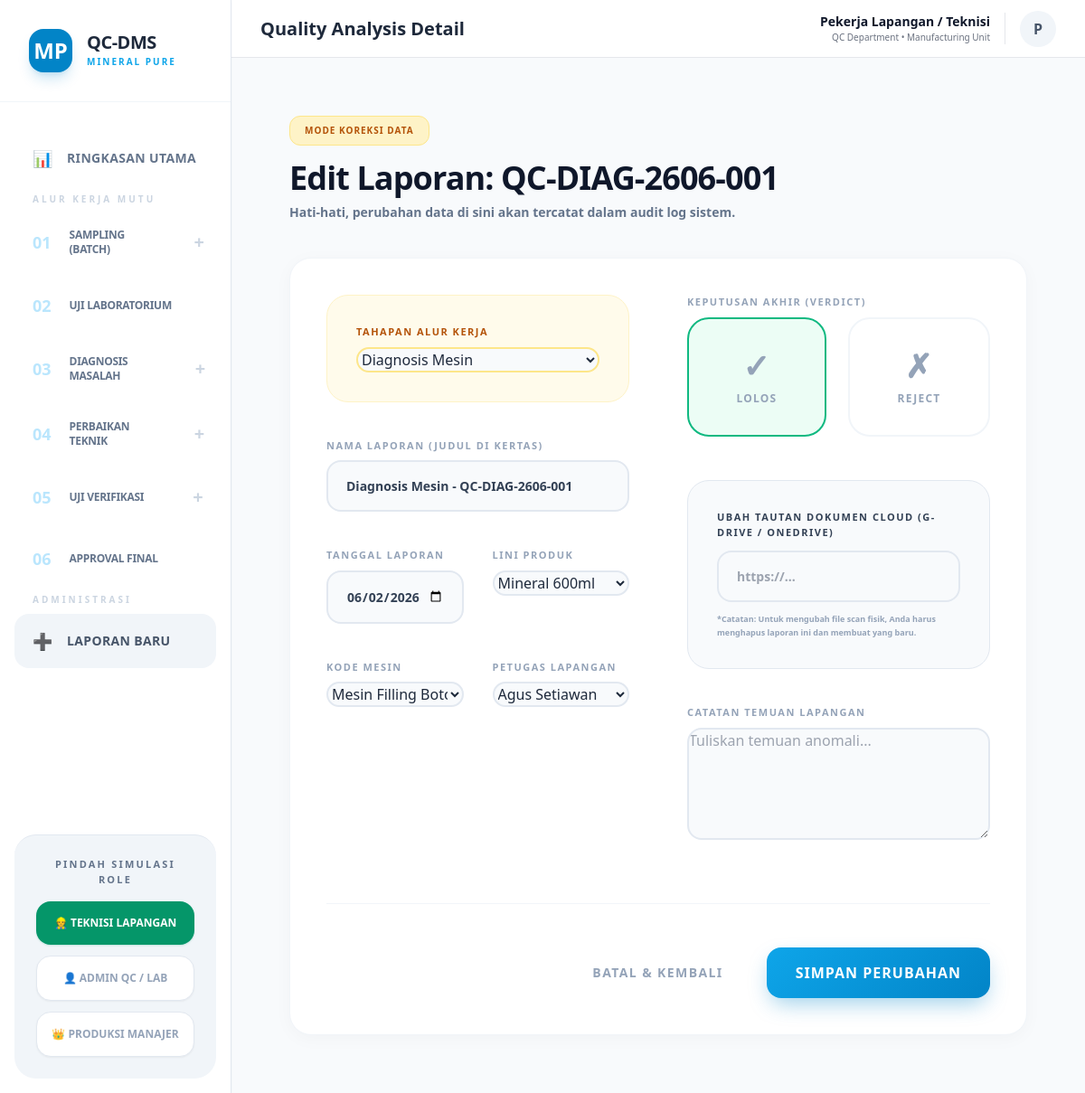
Page /edit.php?id=22 on the committed database.
### tables this page shows
CREATE TABLE documents (
        id INTEGER PRIMARY KEY AUTOINCREMENT,
        no_dokumen TEXT UNIQUE,
        nama_dokumen TEXT,
        produk TEXT,
        jenis TEXT,
        tanggal TEXT,
        inspector TEXT,
        machine_id TEXT,
        admin_entry_name TEXT,
        status TEXT,
        approval_status TEXT DEFAULT 'Waiting Approval',
        approved_by TEXT,
        link TEXT,
        deskripsi TEXT,
        folder_path TEXT,
        parent_doc_id INTEGER,
        ph TEXT,
        tds TEXT,
        kekeruhan TEXT
    , file_path TEXT, external_link TEXT);

CREATE TABLE machines (
        id INTEGER PRIMARY KEY AUTOINCREMENT,
        nama_mesin TEXT UNIQUE
    );

CREATE TABLE inspectors (
        id INTEGER PRIMARY KEY AUTOINCREMENT,
        nama_inspector TEXT UNIQUE
    );

### edit.php (the view, shortened to what this page needs)
<?php
require 'db.php';
$id = $_GET['id'];
$stmt = $pdo->prepare("SELECT * FROM documents WHERE id = ?");
$stmt->execute([$id]);
$doc = $stmt->fetch(PDO::FETCH_ASSOC);
$machines = $pdo->query("SELECT nama_mesin FROM machines ORDER BY nama_mesin")->fetchAll(PDO::FETCH_ASSOC);
$inspectors = $pdo->query("SELECT nama_inspector FROM inspectors ORDER BY nama_inspector")->fetchAll(PDO::FETCH_ASSOC);
$step_mapping = ['Catatan_Batch', 'Uji_Lab', 'Diagnosis_Mesin', 'Laporan_Perbaikan', 'Uji_Ulang', 'Approval_Manager'];
?>
<!DOCTYPE html>
<html lang="id">
<head>
    <script src="https://cdn.tailwindcss.com"></script>
</head>
<body class="text-slate-800">
    <?php $current_page = 'index.php'; include 'sidebar.php'; ?>
    <div class="p-4 md:p-8 max-w-6xl mx-auto w-full">
        <div class="mb-10">
            <div class="inline-block px-4 py-2 bg-amber-100 text-amber-700 rounded-xl text-[10px] font-black uppercase tracking-widest mb-4 border border-amber-200">Mode Koreksi Data</div>
            <h1 class="text-3xl md:text-4xl font-extrabold tracking-tight text-slate-900 drop-shadow-sm">Edit Laporan: <?= htmlspecialchars($doc['no_dokumen']) ?></h1>
            <p class="text-sm font-bold text-slate-500 mt-2">Hati-hati, perubahan data di sini akan tercatat dalam audit log sistem.</p>
        </div>
        <form action="" method="POST" class="form-card">
            <div class="grid grid-cols-1 lg:grid-cols-2 gap-8 lg:gap-16">
                <div class="space-y-10">
                    <div class="bg-amber-50 p-6 md:p-8 rounded-3xl border border-amber-100">
                        <label class="text-amber-700">Tahapan Alur Kerja</label>
                        <select name="jenis" id="jenisSelect" required class="border-amber-200 focus:border-amber-500">
                            <?php foreach ($step_mapping as $val): ?>
                                <option value="<?= $val ?>" <?= ($doc['jenis'] == $val) ? 'selected' : '' ?>><?= str_replace('_', ' ', $val) ?></option>
                            <?php endforeach; ?>
                        </select>
                    </div>
                    <div>
                        <label>Nama Laporan (Judul di Kertas)</label>
                        <input type="text" name="nama_dokumen" value="<?= htmlspecialchars($doc['nama_dokumen']) ?>" required>
                    </div>
                    <div class="grid grid-cols-1 sm:grid-cols-2 gap-6 md:gap-8">
                        <div>
                            <label>Tanggal Laporan</label>
                            <input type="date" name="tanggal" value="<?= htmlspecialchars($doc['tanggal']) ?>" required>
                        </div>
                        <div>
                            <label>Lini Produk</label>
                            <select name="produk" required>
                                <option value="Mineral_600ml" <?= ($doc['produk'] == 'Mineral_600ml') ? 'selected' : '' ?>>Mineral 600ml</option>
                            </select>
                        </div>
                    </div>
                    <div class="grid grid-cols-1 sm:grid-cols-2 gap-6 md:gap-8">
                        <div>
                            <label>Kode Mesin</label>
                            <select name="machine_id" required>
                                <?php foreach ($machines as $m): ?>
                                    <option value="<?= $m['nama_mesin'] ?>" <?= ($doc['machine_id'] == $m['nama_mesin']) ? 'selected' : '' ?>><?= $m['nama_mesin'] ?></option>
                                <?php endforeach; ?>
                            </select>
                        </div>
                        <div>
                            <label>Petugas Lapangan</label>
                            <select name="inspector" required>
                                <?php foreach ($inspectors as $i): ?>
                                    <option value="<?= $i['nama_inspector'] ?>" <?= ($doc['inspector'] == $i['nama_inspector']) ? 'selected' : '' ?>><?= $i['nama_inspector'] ?></option>
                                <?php endforeach; ?>
                            </select>
                        </div>
                    </div>
                </div>
                <div class="space-y-10">
                    <div>
                        <label>Keputusan Akhir (Verdict)</label>
                        <div class="flex gap-6">
                            <label class="flex-grow cursor-pointer group">
                                <div class="p-6 md:p-8 border-2 border-slate-100 rounded-3xl text-center peer-checked:border-emerald-500 peer-checked:bg-emerald-50 transition-all group-hover:bg-slate-50">
                                    <span class="block text-4xl mb-2">✓</span>
                                    <span class="text-xs font-black uppercase text-slate-400 peer-checked:text-emerald-700 tracking-widest">LOLOS</span>
                                </div>
                            </label>
                            <label class="flex-grow cursor-pointer group">
                                <div class="p-6 md:p-8 border-2 border-slate-100 rounded-3xl text-center peer-checked:border-rose-500 peer-checked:bg-rose-50 transition-all group-hover:bg-slate-50">
                                    <span class="block text-4xl mb-2">✗</span>
                                    <span class="text-xs font-black uppercase text-slate-400 peer-checked:text-rose-700 tracking-widest">REJECT</span>
                                </div>
                            </label>
                        </div>
                    </div>
                    <div class="bg-slate-50 p-6 md:p-8 rounded-3xl border border-slate-200">
                        <label class="mb-3 text-slate-700">Ubah Tautan Dokumen Cloud (G-Drive / OneDrive)</label>
                        <input type="url" name="external_link" value="<?= htmlspecialchars($doc['external_link'] ?? '') ?>" placeholder="https://..." class="w-full">
                        <p class="text-[9px] text-slate-400 mt-3 font-bold leading-relaxed">*Catatan: Untuk mengubah file scan fisik, Anda harus menghapus laporan ini dan membuat yang baru.</p>
                    </div>
                    <div>
                        <label>Catatan Temuan Lapangan</label>
                        <textarea name="deskripsi" rows="5" placeholder="Tuliskan temuan anomali..."><?= htmlspecialchars(strip_tags(str_replace(['<br>', '<br/>', '<br />'], "\n", $doc['deskripsi'] ?? ''))) ?></textarea>
                    </div>
                </div>
            </div>
            <div class="mt-16 pt-12 border-t border-slate-100 flex flex-col sm:flex-row justify-end items-center gap-6 md:gap-12">
                <a href="view.php?id=<?= $id ?>" class="text-sm font-black text-slate-400 uppercase tracking-widest hover:text-rose-600 transition-all">Batal & Kembali</a>
                <button type="submit" class="btn-save w-full sm:w-auto bg-amber-500 hover:bg-amber-600 shadow-amber-500/30">Simpan Perubahan</button>
            </div>
        </form>
    </div>
    </main>
    </div>
    </div>
</body>
</html>

### edit.php (style rules this page uses)
body { font-family: 'Plus Jakarta Sans', sans-serif; background-color: #f8fafc; }
.form-card { background: white; border-radius: 24px; padding: 40px; box-shadow: 0 4px 20px rgba(0,0,0,0.03); border: 1px solid #f1f5f9; }
.btn-save { background: linear-gradient(135deg, #0ea5e9 0%, #0284c7 100%); color: white; padding: 16px 32px; border-radius: 16px; font-weight: 900; text-transform: uppercase; letter-spacing: 1px; transition: all 0.3s ease; box-shadow: 0 10px 25px -5px rgba(2, 132, 199, 0.4); }
label { display: block; font-size: 11px; font-weight: 900; color: #94a3b8; text-transform: uppercase; letter-spacing: 1.5px; margin-bottom: 8px; }
input[type="text"], input[type="date"], select, textarea, input[type="url"], input[type="number"] { width: 100%; background: #f8fafc; border: 2px solid #e2e8f0; border-radius: 16px; padding: 16px 20px; font-size: 14px; font-weight: 700; color: #334155; transition: all 0.3s ease; outline: none; }

### rows in the picture
documents: no_dokumen "QC-DIAG-2606-001", jenis "Diagnosis Mesin", nama_dokumen "Diagnosis Mesin - QC-DIAG-2606-001", tanggal "06/02/2026", produk "Mineral 600ml", machine_id "Mesin Filling Botol A", inspector "Agus Setiawan"

### other values in the picture
$val[0] "01"
$val[1] "SAMPLING (BATCH)"
$val[0] "02"
$val[1] "UJI LABORATORIUM"
$val[0] "03"
$val[1] "DIAGNOSIS MASALAH"
$val[0] "04"
$val[1] "PERBAIKAN TEKNIK"
$val[0] "05"
$val[1] "UJI VERIFIKASI"
$val[0] "06"
$val[1] "APPROVAL FINAL"
$role_name "Pekerja Lapangan / Teknisi"
substr($role_name, 0, 1) "P"
